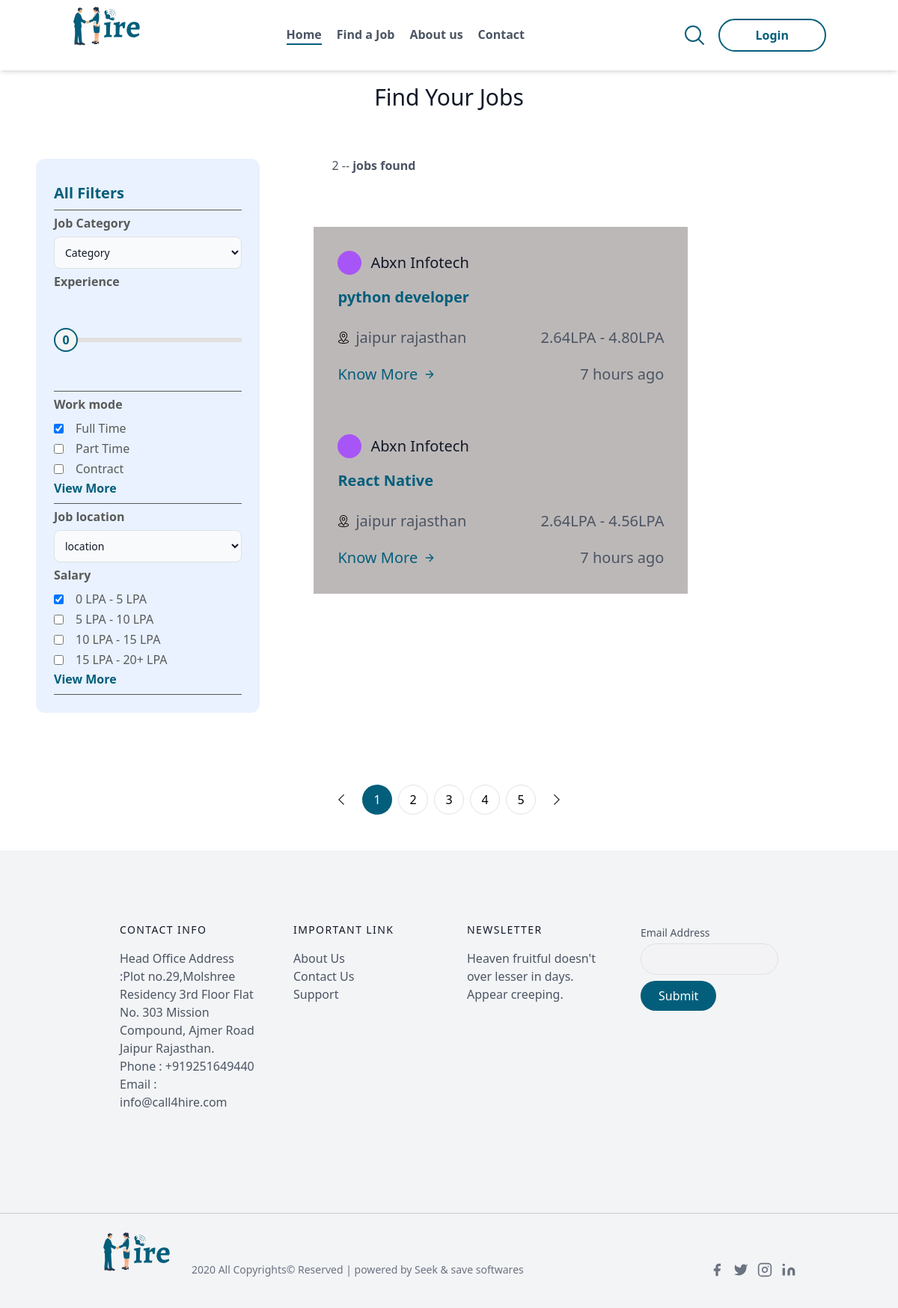
Page /find-job/ on the committed database.
### call4jobapp/models.py (models this page shows)
class JobPost(models.Model):
    user = models.ForeignKey(User, on_delete=models.CASCADE,related_name="jobpost")
    job_category = models.ForeignKey(JobCategory, on_delete=models.CASCADE,related_name="jobcategory" , null=True, blank=True)
    work_place = models.CharField(
        max_length=30,
    )
    job_types = models.CharField(
        max_length=30,
    )
    slug = models.CharField(max_length=50, unique=True, default=uuid.uuid4)
    job_title = models.CharField(max_length=50)
    minimum_exp = models.IntegerField()
    maximum_exp = models.IntegerField()
    minimum_annual_salary = models.CharField(max_length=20)
    maximum_annual_salary = models.CharField(max_length=20)
    company_name = models.CharField(max_length=50)
    no_of_emplyoee = models.CharField(max_length=50)
    higher_education = models.CharField(max_length=50)
    job_location = models.CharField(max_length=100)
    job_description= models.CharField(max_length=100)
    skills= models.CharField(max_length=100)
    emp_gender = models.CharField(max_length=100)
    notice_period = models.CharField(max_length=100)
    job_opportunity = models.CharField(max_length=100)
    salary = models.CharField(max_length=100)
    age_criteria = models.CharField(max_length=100)
    created_at = models.DateTimeField(auto_now_add=True)
    modified_at = models.DateTimeField(auto_now=True)
    job_status = models.CharField(max_length=50)
    class Meta:
        permissions = (
            ("sidebar_jobpost", "Can sidebar jobpost"),)

### call4jobemp/views.py (the view, shortened to what this page needs)
# urls.py: path('find-job/', views.FindJobs, name='FindJobs'),
def FindJobs(request):
    try:
        request.session['job_cat_id'] = []
        job = JobPost.objects.filter(job_status = "Accepted")
        job_count = JobPost.objects.filter(job_status = "Accepted").count()
        job_category = JobCategory.objects.all()
    except:
        return redirect('/')
    return render(request ,"call4jobemp/job_listing.html",{"job":job,'job_category':job_category,'job_count':job_count})

### templates/call4jobemp/job_listing.html (shortened to what this page needs)
<!doctype html>
{% extends 'call4jobemp/base/base.html'%}
{% load static %}
{% block body %}
   <body>
    {% include 'call4jobemp/base/header.html' %}
    <main>
        <section class="text-gray-600 body-font">
            <div class="px-5 py-12 mx-auto">
                <div class="flex flex-col justify-center text-center w-full md:my-16 mt-16">
                    <h1 class="sm:text-3xl text-2xl font-medium title-font text-gray-900">Find Your Jobs</h1>
                </div>
                <div class="flex lg:flex-row flex-col">
                   {% include 'call4jobemp/job_list_filter.html' %}
                   <div id="select_filter">
                        <section class="text-gray-600 body-font" >
                            <div id="job_count_div" class="flex items-center justify justify-between  md:px-24 px-12 lg:pt-0 pt-12 pb-12">
                                <h3>{{job_count}} -- <strong>jobs found</strong></h3>
                            </div>
                            <div class="container px-5 mx-auto">
                                <div class="flex flex-wrap m-4" id="">
                                    {% for i in job %}
                                        <div class="jobBox mr-2">
                                                <div class="flex rounded-lg h-full p-8 flex-col hover:shadow-md ">
                                                    <div class="flex items-center mb-3">
                                                        <div
                                                            class="w-8 h-8 mr-3 inline-flex items-center justify-center rounded-full bg-purple-500 text-white flex-shrink-0">
                                                        </div>
                                                        <h2 class="text-gray-900 text-lg title-font font-medium" style="font-size: 20px;">{{i.company_name}}</h2>
                                                    </div>
                                                    <div class="flex-col">
                                                        <h2 class="text-[#035E7B] text-xl font-semibold" style="font-size: 20px;">{{i.job_title}}</h2>
                                                        <div class=" flex justify-between ites-center pt-4">
                                                            <div class="flex items-center">
                                                                <img class="w-4 h-4 mr-2" src="{% static 'call4jobemp/assets/images/location-icon.png' %}"
                                                                    alt="">
                                                                <p class="leading-relaxed text-base" style="font-size: 20px;">{{i.job_location}}</p>
                                                            </div>
                                                            <p class="leading-relaxed text-base" style="font-size: 20px;">{{i.minimum_annual_salary}}LPA - {{i.maximum_annual_salary}}LPA</p>
                                                        </div>
                                                        <div class="jobMore mt-3">
                                                            <a href="/job-description/{{i.slug}}" class="text-[#035E7B] inline-flex items-center" style="font-size: 20px;">Know More
                                                                <svg fill="none" stroke="currentColor" stroke-linecap="round"
                                                                    stroke-linejoin="round" stroke-width="2" class="w-4 h-4 ml-2"
                                                                    viewBox="0 0 24 24">
                                                                    <path d="M5 12h14M12 5l7 7-7 7"></path>
                                                                </svg>
                                                            </a>
                                                            <p class="leading-relaxed text-xs" style="font-size: 20px;">7 hours ago</p>
                                                        </div>
                                                    </div>
                                                </div>
                                        </div>
                                    {% endfor %}
                                </div>
                            </div>
                        </section>
                    </div>
                </div>
                <div class="container mx-auto px-4 pt-24">
                    <nav class="flex flex-row flex-nowrap justify-between md:justify-center items-center"
                        aria-label="Pagination">
                        <a class="flex w-10 h-10 mr-1 justify-center items-center rounded-full bg-white text-black" href="#"
                            title="Previous Page">
                        </a>
                        <a class="flex w-10 h-10 mx-1 justify-center items-center rounded-full bg-[#035E7B] text-white pointer-events-none"
                            href="#" aria-current="page" title="Page 1">
                            1
                        </a>
                        <a class="flex w-10 h-10 mx-1 justify-center items-center rounded-full border border-gray-200 bg-white text-black hover:border-gray-300"
                            href="#" title="Page 2">
                            2
                        </a>
                        <a class="flex w-10 h-10 mx-1 justify-center items-center rounded-full border border-gray-200 bg-white text-black hover:border-gray-300"
                            href="#" title="Page 3">
                            3
                        </a>
                        <a class="flex w-10 h-10 mx-1 justify-center items-center rounded-full border border-gray-200 bg-white text-black hover:border-gray-300"
                            href="#" title="Page 4">
                            4
                        </a>
                        <a class="flex w-10 h-10 mx-1 justify-center items-center rounded-full border border-gray-200 bg-white text-black hover:border-gray-300"
                            href="#" title="Page 5">
                            5
                        </a>
                        <a class="flex w-10 h-10 ml-1 justify-center items-center rounded-full bg-white text-black" href="#"
                            title="Next Page">
                        </a>
                    </nav>
                </div>
            </div>
        </section>
    </main>
    {% include 'call4jobemp/base/footer.html' %}
    </body>
{% endblock body %}

### static/call4jobemp/assets/Css/common.css (style rules this page uses)
* { margin: 0; padding: 0; }

### static/call4jobemp/assets/Css/index.css (style rules this page uses)
* { margin: 0; padding: 0; }

### templates/call4jobemp/job_listing.html (style rules this page uses)
.jobBox { width: 500px !important; background-color: #bdb8b8 !important; }
.jobMore { display: flex; justify-content: space-between; }

### rows in the picture
JobPost: company_name "Abxn Infotech", job_title "python developer", job_location "jaipur rajasthan", minimum_annual_salary "2.64", maximum_annual_salary "4.80"
JobPost: company_name "Abxn Infotech", job_title "React Native", job_location "jaipur rajasthan", minimum_annual_salary "2.64", maximum_annual_salary "4.56"

### other values in the picture
{{ job_count }} "2"
